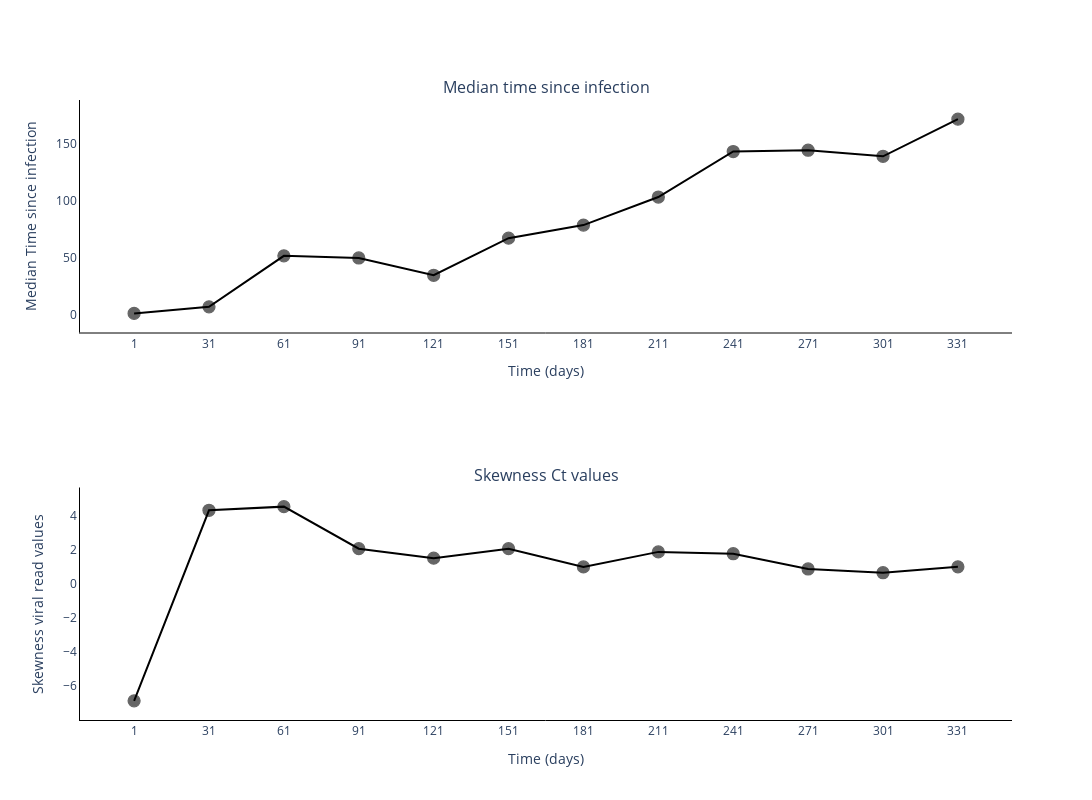

Source (notebook cell):
### Markdown cell above
### Plot skenewss and median

### Code cell
fig = go.Figure()
fig = make_subplots(rows=2, cols=1, subplot_titles=('Median time since infection', 'Skewness Ct values'))

median_ti = []

for ti in time_since_infec[0]:
    median_ti.append(np.median(ti))


fig.add_trace(
    go.Scatter(
        y=median_ti,
        x=sample_points,
        mode='lines+markers',
        connectgaps=True,
        name='Median times',
        marker_line=dict(width=1.25, color='black'),
        marker_opacity=0.6,
        marker_size=12,
        line_color='black',
        showlegend=False,
    ),
    row=1,
    col=1
)

fig.add_trace(
    go.Scatter(
        y=skews,
        x=sample_points,
        mode='lines+markers',
        connectgaps=True,
        name='Skewness viral read values',
        marker_line=dict(width=1.25, color='black'),
        marker_opacity=0.6,
        marker_size=12,
        line_color='black',
        showlegend=False,
    ),
    row=2,
    col=1
)

# Add axis labels
fig.update_layout(
    width=1100, 
    height=800,
    plot_bgcolor='white',
    xaxis=dict(
        linecolor='black',
        tickvals=sample_points.tolist(),
        title = 'Time (days)'
        ),
    yaxis=dict(
        linecolor='black',
        title = 'Median Time since infection'),
    xaxis2=dict(
        linecolor='black',
        tickvals=sample_points.tolist(),
        title = 'Time (days)'
        ),
    yaxis2=dict(
        linecolor='black',
        title = 'Skewness viral read values')
    #legend=dict(
    #    orientation="h",
    #    yanchor="bottom",
    #    y=1.02,
    #    xanchor="right",
    #    x=1
    #)
    )

fig.write_image('images/Median_vs_Skewness.pdf')
fig.show()

### Figure 1 — Plotly figure (JSON) as saved in the notebook; plotly's stock layout.template omitted (floating-point values rounded to 4 significant figures)
{"data": [{"connectgaps": true, "line": {"color": "black"}, "marker": {"line": {"color": "black", "width": 1.25}, "opacity": 0.6, "size": 12}, "mode": "lines+markers", "name": "Median times", "showlegend": false, "type": "scatter", "x": [1, 31, 61, 91, 121, 151, 181, 211, 241, 271, 301, 331], "xaxis": "x", "y": [1, 6.71, 51.53, 49.65, 34.49, 67.09, 78.55, 103.2, 143.2, 144.3, 139.0, 171.6], "yaxis": "y"}, {"connectgaps": true, "line": {"color": "black"}, "marker": {"line": {"color": "black", "width": 1.25}, "opacity": 0.6, "size": 12}, "mode": "lines+markers", "name": "Skewness viral read values", "showlegend": false, "type": "scatter", "x": [1, 31, 61, 91, 121, 151, 181, 211, 241, 271, 301, 331], "xaxis": "x2", "y": [-6.857, 4.31, 4.523, 2.06, 1.502, 2.059, 0.9907, 1.872, 1.763, 0.8713, 0.6503, 0.9963], "yaxis": "y2"}], "layout": {"annotations": [{"font": {"size": 16}, "showarrow": false, "text": "Median time since infection", "x": 0.5, "xanchor": "center", "xref": "paper", "y": 1, "yanchor": "bottom", "yref": "paper"}, {"font": {"size": 16}, "showarrow": false, "text": "Skewness Ct values", "x": 0.5, "xanchor": "center", "xref": "paper", "y": 0.375, "yanchor": "bottom", "yref": "paper"}], "height": 800, "plot_bgcolor": "white", "width": 1100, "xaxis": {"anchor": "y", "domain": [0, 1], "linecolor": "black", "tickvals": [1, 31, 61, 91, 121, 151, 181, 211, 241, 271, 301, 331], "title": {"text": "Time (days)"}}, "xaxis2": {"anchor": "y2", "domain": [0, 1], "linecolor": "black", "tickvals": [1, 31, 61, 91, 121, 151, 181, 211, 241, 271, 301, 331], "title": {"text": "Time (days)"}}, "yaxis": {"anchor": "x", "domain": [0.625, 1], "linecolor": "black", "title": {"text": "Median Time since infection"}}, "yaxis2": {"anchor": "x2", "domain": [0, 0.375], "linecolor": "black", "title": {"text": "Skewness viral read values"}}}}
